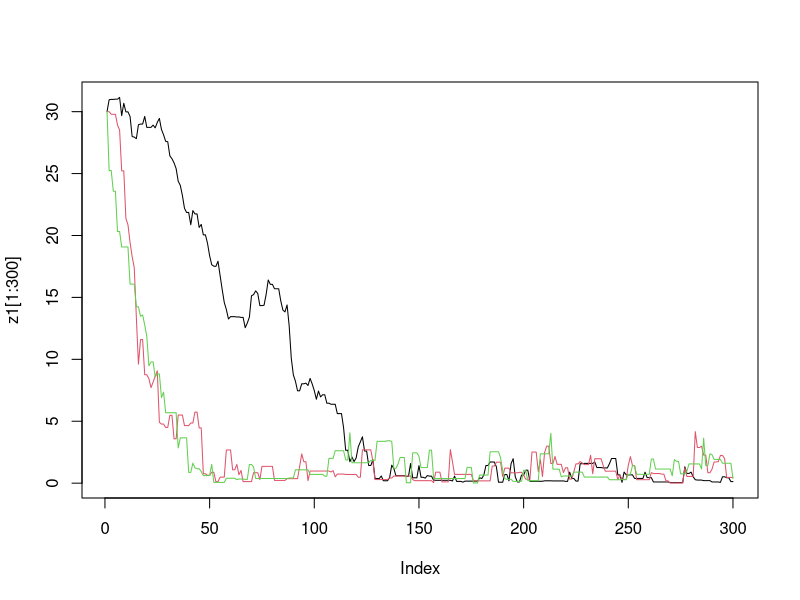
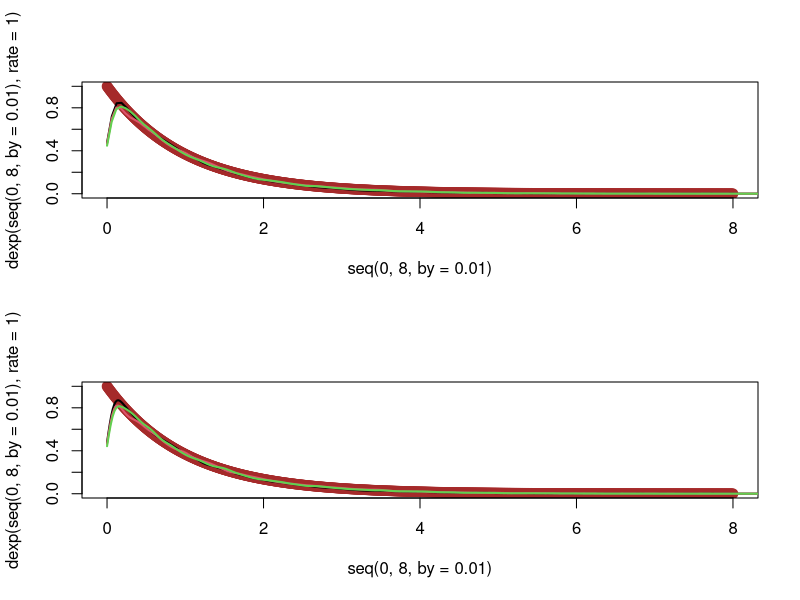

Here is the R script that generated these plots, in order:
# https://stephens999.github.io/fiveMinuteStats/MH-examples1.html # November 2020

# target distribution
target = function(x){
  if(x<0){
    return(0)
    } else {
    return( exp(-x))
  }
}

easyMCMC = function(niter, startval, proposalsd){
  x = rep(0,niter)
  x[1] = startval     
  for(i in 2:niter){
    currentx = x[i-1]
    proposedx = rnorm(1,mean=currentx,sd=proposalsd) 
    A = target(proposedx)/target(currentx)
    if(runif(1)<A){
      x[i] = proposedx       # accept move with probabily min(1,A)
    } else {
      x[i] = currentx        # otherwise "reject" move, and stay where we are
    }
  }
  return(x)
}

z1=easyMCMC(100000,30,1)
z2=easyMCMC(100000,30,2)
z3=easyMCMC(100000,30,3)

plot(z1[1:300],type="l")
lines(z2[1:300],col=2)
lines(z3[1:300],col=3)

par(mfrow=c(2,1))
plot(x=seq(0,8,by=0.01),y=dexp(seq(0,8,by=0.01),rate=1),col="brown",lwd=3)
lines(density(z1,from=0),col=1,lwd=2)
lines(density(z2,from=0),col=2,lwd=2)
lines(density(z3,from=0),col=3,lwd=2)

plot(x=seq(0,8,by=0.01),y=dexp(seq(0,8,by=0.01),rate=1),col="brown",lwd=3)
lines(density(z1[-c(1:5000)],from=0),col=1,lwd=2)
lines(density(z2[-c(1:5000)],from=0),col=2,lwd=2)
lines(density(z3[-c(1:5000)],from=0),col=3,lwd=2)


# problem with density at the left can be handeled by using logspline(z1, lbound = 0)

# See also:
# https://theoreticalecology.wordpress.com/2010/09/17/metropolis-hastings-mcmc-in-r/
# https://bookdown.org/rdpeng/advstatcomp/metropolis-hastings.html
# http://www.mas.ncl.ac.uk/~ndjw1/teaching/sim/metrop/

